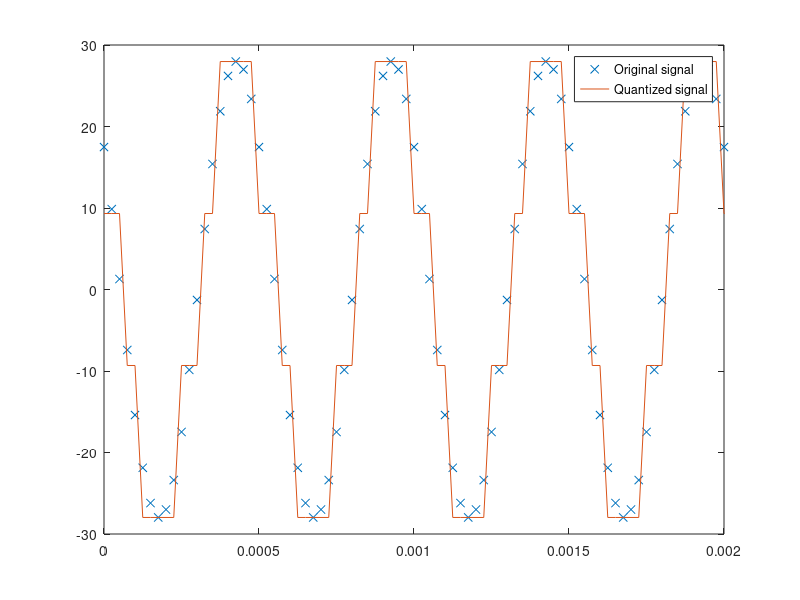

Source code (MATLAB):
clc
clear all 
close all

% Group 8
Z = 8;
f = Z * 250;
fs = 20 * f;

t = 0: 1/fs: 1; 

x1 = (Z+20) * sin(2*pi * (Z*250*t + pi/Z));
x_h = (Z+20)/2 * sin(2*pi * (2*Z*250*t + pi/Z));

s = (Z+5)/20;
noise = s*randn(size(t));

x = x1 + x_h + noise;


sig_x = (Z+20) * sin(2*pi * (Z*250*t + pi/Z));                % Original signal, a sine wave 

Xmax = max(sig_x);
Xmin = min(sig_x);

L = 4;
step = (Xmax - Xmin)/(L-1);
codebook = Xmin : step : Xmax;
partition = (Xmin + step/2) : step : (Xmax - step/2);


[index,quants] = quantiz(sig_x,partition, codebook);                % Quantize. 

figure 
plot(t,sig_x,'x',t,quants) 
legend('Original signal','Quantized signal');
xlim([0 0.002])

